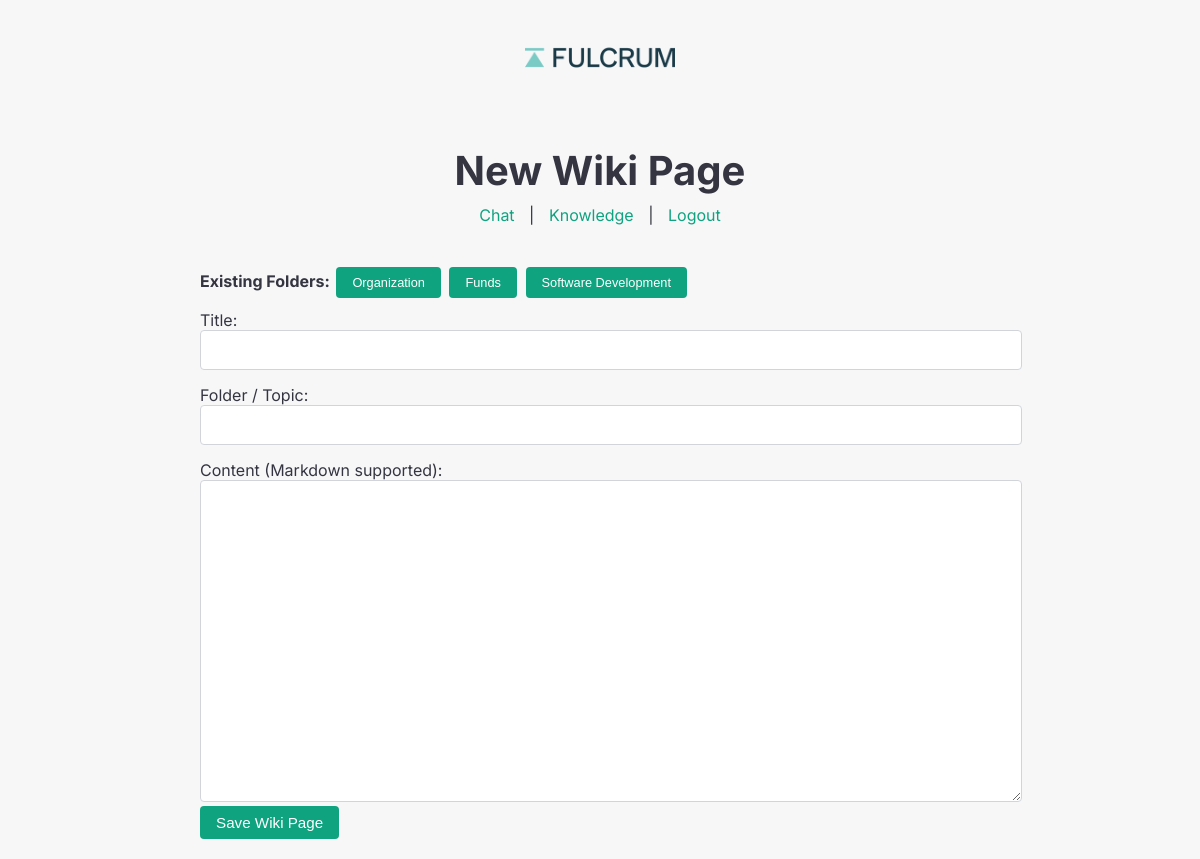
/wiki/new (signed in), run on the app's committed database.
### tables this page shows
CREATE TABLE wiki (
                id INTEGER PRIMARY KEY AUTOINCREMENT,
                title TEXT NOT NULL,
                content TEXT NOT NULL,
                folder TEXT DEFAULT '',
                updated_at TEXT NOT NULL
            );

### app.py (the view)
@app.route("/wiki/new")
def wiki_new():
    if "user" not in session:
        return redirect(url_for("login"))
    existing_pages = get_all_wiki_pages()
    existing_folders = set([p["folder"] for p in existing_pages if p["folder"]])
    page = {"id": None, "title": "", "content": "", "folder": ""}
    return render_template("wiki_edit.html", page=page, all_folders=existing_folders)

### app.py (called while the page is built)
def get_all_wiki_pages():
    with sqlite3.connect(WIKI_DB) as conn:
        cur = conn.cursor()
        cur.execute("SELECT id, title, folder, updated_at FROM wiki ORDER BY updated_at DESC")
        rows = cur.fetchall()
        pages = []
        for row in rows:
            pages.append({
                "id": row[0],
                "title": row[1],
                "folder": row[2],
                "updated_at": row[3]
            })
    return pages

### templates/wiki_edit.html (shortened to what this page needs)
<!DOCTYPE html>
<html lang="en">
<head>
  <link rel="stylesheet" href="/static/style.css">
</head>
<body>
  <div class="container">
    <header>
      <img src="/static/logo.png" alt="Logo" class="logo">
      <h1>{% if page.id %}Edit Wiki Page{% else %}New Wiki Page{% endif %}</h1>
      <nav>
        <a href="/">Chat</a> |
        <a href="/knowledge">Knowledge</a> |
        <a href="/logout">Logout</a>
      </nav>
    </header>
    <section>
      {% if all_folders is defined and all_folders %}
        <div class="folder-list">
          <strong>Existing Folders:</strong>
          {% for f in all_folders %}
            <button type="button" class="btn" onclick="document.getElementById('folder').value='{{f}}'">{{f}}</button>
          {% endfor %}
        </div>
      {% endif %}
      <form action="/wiki/save" method="post">
        <div class="form-group">
          <label for="title">Title:</label>
          <input type="text" name="title" id="title" value="{{ page.title }}" required>
        </div>
        <div class="form-group">
          <label for="folder">Folder / Topic:</label>
          <input type="text" name="folder" id="folder" value="{{ page.folder }}">
        </div>
        <div class="form-group">
          <label for="content">Content (Markdown supported):</label>
          <textarea name="content" id="content" required>{{ page.content }}</textarea>
        </div>
        <button type="submit" class="btn">Save Wiki Page</button>
      </form>
    </section>
  </div>
</body>
</html>

### static/style.css (style rules this page uses)
body { margin: 0; padding: 0; font-family: "Inter", sans-serif; background-color: #f7f7f8; color: #343541; }
.container { max-width: 800px; margin: 0 auto; padding: 20px; }
header { text-align: center; margin-bottom: 40px; }
header h1 { font-size: 2.5rem; margin-bottom: 10px; }
header nav a { color: #10a37f; text-decoration: none; margin: 0 10px; }
.logo { max-width: 150px; margin-bottom: 20px; }
.form-group input[type="text"], .form-group input[type="password"] { width: 92%; padding: 12px 15px; border: 1px solid #d1d5db; border-radius: 4px; font-size: 1.1rem; margin-bottom: 15px; }
.btn { background-color: #10a37f; color: #ffffff; border: none; padding: 8px 16px; font-size: 0.95rem; border-radius: 4px; cursor: pointer; transition: background-color 0.2s ease; }

### templates/wiki_edit.html (style rules this page uses)
textarea { width: 100%; height: 300px; padding: 10px; border: 1px solid #d1d5db; border-radius: 4px; font-size: 1rem; }
.form-group input[type="text"] { width: 100%; padding: 10px; border: 1px solid #d1d5db; border-radius: 4px; font-size: 1rem; margin-bottom: 15px; }
.folder-list { margin-bottom: 10px; }
.folder-list button { margin: 2px; font-size: 0.8rem; }

### data on the page
wiki: folder "Organization"
wiki: folder "Funds"
wiki: folder "Software Development"
